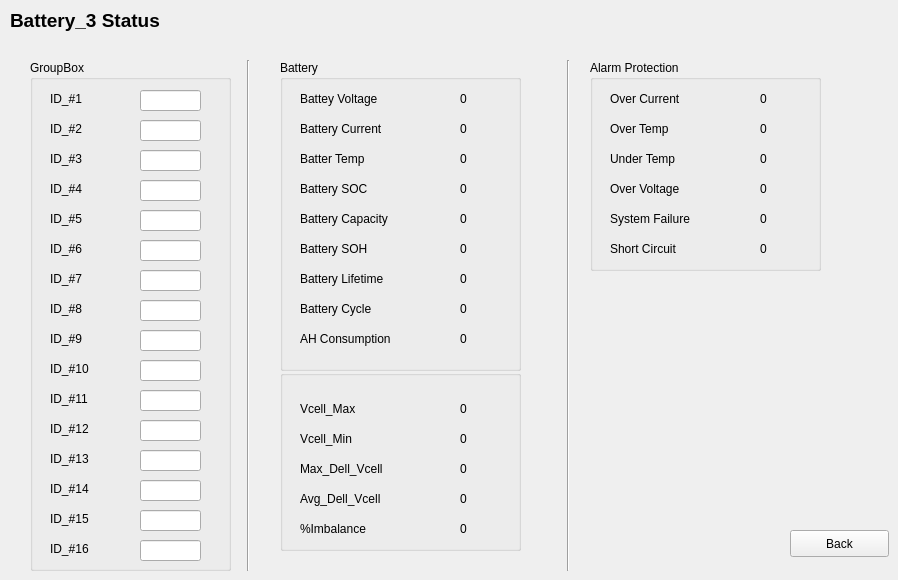
    <widget class="QWidget" name="page_4">
     <widget class="QPushButton" name="pushButton_4">
      <property name="geometry">
       <rect>
        <x>790</x>
        <y>530</y>
        <width>99</width>
        <height>27</height>
       </rect>
      </property>
      <property name="text">
       <string>Back</string>
      </property>
     </widget>
     <widget class="QLabel" name="label_127">
      <property name="geometry">
       <rect>
        <x>10</x>
        <y>10</y>
        <width>161</width>
        <height>21</height>
       </rect>
      </property>
      <property name="font">
       <font>
        <pointsize>14</pointsize>
        <weight>75</weight>
        <bold>true</bold>
       </font>
      </property>
      <property name="text">
       <string>Battery_3 Status</string>
      </property>
     </widget>
     <widget class="Line" name="line_6">
      <property name="geometry">
       <rect>
        <x>560</x>
        <y>60</y>
        <width>16</width>
        <height>511</height>
       </rect>
      </property>
      <property name="orientation">
       <enum>Qt::Vertical</enum>
      </property>
     </widget>
     <widget class="QGroupBox" name="groupBox_19">
      <property name="geometry">
       <rect>
        <x>30</x>
        <y>60</y>
        <width>201</width>
        <height>511</height>
       </rect>
      </property>
      <property name="title">
       <string>GroupBox</string>
      </property>
      <widget class="QLabel" name="label_133">
       <property name="geometry">
        <rect>
         <x>20</x>
         <y>30</y>
         <width>121</width>
         <height>17</height>
        </rect>
       </property>
       <property name="text">
        <string>ID_#1</string>
       </property>
      </widget>
      <widget class="QLabel" name="label_134">
       <property name="geometry">
        <rect>
         <x>20</x>
         <y>60</y>
         <width>101</width>
         <height>17</height>
        </rect>
       </property>
       <property name="text">
        <string>ID_#2</string>
       </property>
      </widget>
      <widget class="QLabel" name="label_135">
       <property name="geometry">
        <rect>
         <x>20</x>
         <y>90</y>
         <width>111</width>
         <height>17</height>
        </rect>
       </property>
       <property name="text">
        <string>ID_#3</string>
       </property>
      </widget>
      <widget class="QLabel" name="label_136">
       <property name="geometry">
        <rect>
         <x>20</x>
         <y>120</y>
         <width>111</width>
         <height>17</height>
        </rect>
       </property>
       <property name="text">
        <string>ID_#4</string>
       </property>
      </widget>
      <widget class="QLabel" name="label_137">
       <property name="geometry">
        <rect>
         <x>20</x>
         <y>150</y>
         <width>121</width>
         <height>17</height>
        </rect>
       </property>
       <property name="text">
        <string>ID_#5</string>
       </property>
      </widget>
      <widget class="QLabel" name="label_138">
       <property name="geometry">
        <rect>
         <x>20</x>
         <y>180</y>
         <width>121</width>
         <height>17</height>
        </rect>
       </property>
       <property name="text">
        <string>ID_#6</string>
       </property>
      </widget>
      <widget class="QLabel" name="label_139">
       <property name="geometry">
        <rect>
         <x>20</x>
         <y>210</y>
         <width>121</width>
         <height>17</height>
        </rect>
       </property>
       <property name="text">
        <string>ID_#7</string>
       </property>
      </widget>
      <widget class="QLabel" name="label_140">
       <property name="geometry">
        <rect>
         <x>20</x>
         <y>240</y>
         <width>121</width>
         <height>17</height>
        </rect>
       </property>
       <property name="text">
        <string>ID_#8</string>
       </property>
      </widget>
      <widget class="QLabel" name="label_141">
       <property name="geometry">
        <rect>
         <x>20</x>
         <y>270</y>
         <width>121</width>
         <height>17</height>
        </rect>
       </property>
       <property name="text">
        <string>ID_#9</string>
       </property>
      </widget>
      <widget class="QLabel" name="label_142">
       <property name="geometry">
        <rect>
         <x>20</x>
         <y>300</y>
         <width>121</width>
         <height>17</height>
        </rect>
       </property>
       <property name="text">
        <string>ID_#10</string>
       </property>
      </widget>
      <widget class="QLabel" name="label_143">
       <property name="geometry">
        <rect>
         <x>20</x>
         <y>330</y>
         <width>121</width>
         <height>17</height>
        </rect>
       </property>
       <property name="text">
        <string>ID_#11</string>
       </property>
      </widget>
      <widget class="QLabel" name="label_144">
       <property name="geometry">
        <rect>
         <x>20</x>
         <y>390</y>
         <width>121</width>
         <height>17</height>
        </rect>
       </property>
       <property name="text">
        <string>ID_#13</string>
       </property>
      </widget>
      <widget class="QLabel" name="label_145">
       <property name="geometry">
        <rect>
         <x>20</x>
         <y>360</y>
         <width>121</width>
         <height>17</height>
        </rect>
       </property>
       <property name="text">
        <string>ID_#12</string>
       </property>
      </widget>
      <widget class="QLabel" name="label_146">
       <property name="geometry">
        <rect>
         <x>20</x>
         <y>420</y>
         <width>121</width>
         <height>17</height>
        </rect>
       </property>
       <property name="text">
        <string>ID_#14</string>
       </property>
      </widget>
      <widget class="QLabel" name="label_147">
       <property name="geometry">
        <rect>
         <x>20</x>
         <y>450</y>
         <width>121</width>
         <height>17</height>
        </rect>
       </property>
       <property name="text">
        <string>ID_#15</string>
       </property>
      </widget>
      <widget class="QLabel" name="label_148">
       <property name="geometry">
        <rect>
         <x>20</x>
         <y>480</y>
         <width>121</width>
         <height>17</height>
        </rect>
       </property>
       <property name="text">
        <string>ID_#16</string>
       </property>
      </widget>
      <widget class="QLineEdit" name="bat_3_id_9">
       <property name="geometry">
        <rect>
         <x>110</x>
         <y>270</y>
         <width>61</width>
         <height>21</height>
        </rect>
       </property>
      </widget>
      <widget class="QLineEdit" name="bat_3_id_10">
       <property name="geometry">
        <rect>
         <x>110</x>
         <y>300</y>
         <width>61</width>
         <height>21</height>
        </rect>
       </property>
      </widget>
      <widget class="QLineEdit" name="bat_3_id_15">
       <property name="geometry">
        <rect>
         <x>110</x>
         <y>450</y>
         <width>61</width>
         <height>21</height>
        </rect>
       </property>
      </widget>
      <widget class="QLineEdit" name="bat_3_id_6">
       <property name="geometry">
        <rect>
         <x>110</x>
         <y>180</y>
         <width>61</width>
         <height>21</height>
        </rect>
       </property>
      </widget>
      <widget class="QLineEdit" name="bat_3_id_8">
       <property name="geometry">
        <rect>
         <x>110</x>
         <y>240</y>
         <width>61</width>
         <height>21</height>
        </rect>
       </property>
      </widget>
      <widget class="QLineEdit" name="bat_3_id_5">
       <property name="geometry">
        <rect>
         <x>110</x>
         <y>150</y>
         <width>61</width>
         <height>21</height>
        </rect>
       </property>
      </widget>
      <widget class="QLineEdit" name="bat_3_id_16">
       <property name="geometry">
        <rect>
         <x>110</x>
         <y>480</y>
         <width>61</width>
         <height>21</height>
        </rect>
       </property>
      </widget>
      <widget class="QLineEdit" name="bat_3_id_11">
       <property name="geometry">
        <rect>
         <x>110</x>
         <y>330</y>
         <width>61</width>
         <height>21</height>
        </rect>
       </property>
      </widget>
      <widget class="QLineEdit" name="bat_3_id_12">
       <property name="geometry">
        <rect>
         <x>110</x>
         <y>360</y>
         <width>61</width>
         <height>21</height>
        </rect>
       </property>
      </widget>
      <widget class="QLineEdit" name="bat_3_id_1">
       <property name="geometry">
        <rect>
         <x>110</x>
         <y>30</y>
         <width>61</width>
         <height>21</height>
        </rect>
       </property>
      </widget>
      <widget class="QLineEdit" name="bat_3_id_13">
       <property name="geometry">
        <rect>
         <x>110</x>
         <y>390</y>
         <width>61</width>
         <height>21</height>
        </rect>
       </property>
      </widget>
      <widget class="QLineEdit" name="bat_3_id_2">
       <property name="geometry">
        <rect>
         <x>110</x>
         <y>60</y>
         <width>61</width>
         <height>21</height>
        </rect>
       </property>
      </widget>
      <widget class="QLineEdit" name="bat_3_id_14">
       <property name="geometry">
        <rect>
         <x>110</x>
         <y>420</y>
         <width>61</width>
         <height>21</height>
        </rect>
       </property>
      </widget>
      <widget class="QLineEdit" name="bat_3_id_4">
       <property name="geometry">
        <rect>
         <x>110</x>
         <y>120</y>
         <width>61</width>
         <height>21</height>
        </rect>
       </property>
      </widget>
      <widget class="QLineEdit" name="bat_3_id_3">
       <property name="geometry">
        <rect>
         <x>110</x>
         <y>90</y>
         <width>61</width>
         <height>21</height>
        </rect>
       </property>
      </widget>
      <widget class="QLineEdit" name="bat_3_id_7">
       <property name="geometry">
        <rect>
         <x>110</x>
         <y>210</y>
         <width>61</width>
         <height>21</height>
        </rect>
       </property>
      </widget>
     </widget>
     <widget class="Line" name="line_7">
      <property name="geometry">
       <rect>
        <x>240</x>
        <y>60</y>
        <width>16</width>
        <height>511</height>
       </rect>
      </property>
      <property name="orientation">
       <enum>Qt::Vertical</enum>
      </property>
     </widget>
     <widget class="QGroupBox" name="groupBox_57">
      <property name="geometry">
       <rect>
        <x>590</x>
        <y>60</y>
        <width>231</width>
        <height>211</height>
       </rect>
      </property>
      <property name="title">
       <string>Alarm Protection</string>
      </property>
      <widget class="QLabel" name="label_629">
       <property name="geometry">
        <rect>
         <x>20</x>
         <y>30</y>
         <width>121</width>
         <height>17</height>
        </rect>
       </property>
       <property name="text">
        <string>Over Current</string>
       </property>
      </widget>
      <widget class="QLabel" name="label_630">
       <property name="geometry">
        <rect>
         <x>20</x>
         <y>60</y>
         <width>101</width>
         <height>17</height>
        </rect>
       </property>
       <property name="text">
        <string>Over Temp</string>
       </property>
      </widget>
      <widget class="QLabel" name="label_631">
       <property name="geometry">
        <rect>
         <x>20</x>
         <y>90</y>
         <width>111</width>
         <height>17</height>
        </rect>
       </property>
       <property name="text">
        <string>Under Temp</string>
       </property>
      </widget>
      <widget class="QLabel" name="label_632">
       <property name="geometry">
        <rect>
         <x>20</x>
         <y>120</y>
         <width>111</width>
         <height>17</height>
        </rect>
       </property>
       <property name="text">
        <string>Over Voltage</string>
       </property>
      </widget>
      <widget class="QLabel" name="label_633">
       <property name="geometry">
        <rect>
         <x>20</x>
         <y>150</y>
         <width>121</width>
         <height>17</height>
        </rect>
       </property>
       <property name="text">
        <string>System Failure</string>
       </property>
      </widget>
      <widget class="QLabel" name="label_634">
       <property name="geometry">
        <rect>
         <x>20</x>
         <y>180</y>
         <width>121</width>
         <height>17</height>
        </rect>
       </property>
       <property name="text">
        <string>Short Circuit</string>
       </property>
      </widget>
      <widget class="QLabel" name="bat_3_over_temp">
       <property name="geometry">
        <rect>
         <x>170</x>
         <y>60</y>
         <width>41</width>
         <height>17</height>
        </rect>
       </property>
       <property name="text">
        <string>0</string>
       </property>
      </widget>
      <widget class="QLabel" name="bat_3_under_temp">
       <property name="geometry">
        <rect>
         <x>170</x>
         <y>90</y>
         <width>41</width>
         <height>17</height>
        </rect>
       </property>
       <property name="text">
        <string>0</string>
       </property>
      </widget>
      <widget class="QLabel" name="bat_3_system_failure">
       <property name="geometry">
        <rect>
         <x>170</x>
         <y>150</y>
         <width>41</width>
         <height>17</height>
        </rect>
       </property>
       <property name="text">
        <string>0</string>
       </property>
      </widget>
      <widget class="QLabel" name="bat_3_short_circuit">
       <property name="geometry">
        <rect>
         <x>170</x>
         <y>180</y>
         <width>41</width>
         <height>17</height>
        </rect>
       </property>
       <property name="text">
        <string>0</string>
       </property>
      </widget>
      <widget class="QLabel" name="bat_3_over_current">
       <property name="geometry">
        <rect>
         <x>170</x>
         <y>30</y>
         <width>41</width>
         <height>17</height>
        </rect>
       </property>
       <property name="text">
        <string>0</string>
       </property>
      </widget>
      <widget class="QLabel" name="bat_3_over_voltage">
       <property name="geometry">
        <rect>
         <x>170</x>
         <y>120</y>
         <width>41</width>
         <height>17</height>
        </rect>
       </property>
       <property name="text">
        <string>0</string>
       </property>
      </widget>
     </widget>
     <widget class="QGroupBox" name="groupBox_58">
      <property name="geometry">
       <rect>
        <x>280</x>
        <y>60</y>
        <width>241</width>
        <height>311</height>
       </rect>
      </property>
      <property name="title">
       <string>Battery</string>
      </property>
      <widget class="QLabel" name="label_641">
       <property name="geometry">
        <rect>
         <x>20</x>
         <y>30</y>
         <width>121</width>
         <height>17</height>
        </rect>
       </property>
       <property name="text">
        <string>Battey Voltage</string>
       </property>
      </widget>
      <widget class="QLabel" name="label_642">
       <property name="geometry">
        <rect>
         <x>20</x>
         <y>60</y>
         <width>141</width>
         <height>17</height>
        </rect>
       </property>
       <property name="text">
        <string>Battery Current</string>
       </property>
      </widget>
      <widget class="QLabel" name="label_643">
       <property name="geometry">
        <rect>
         <x>20</x>
         <y>90</y>
         <width>111</width>
         <height>17</height>
        </rect>
       </property>
       <property name="text">
        <string>Batter Temp</string>
       </property>
      </widget>
      <widget class="QLabel" name="label_644">
       <property name="geometry">
        <rect>
         <x>20</x>
         <y>120</y>
         <width>111</width>
         <height>17</height>
        </rect>
       </property>
       <property name="text">
        <string>Battery SOC</string>
       </property>
      </widget>
      <widget class="QLabel" name="label_645">
       <property name="geometry">
        <rect>
         <x>20</x>
         <y>150</y>
         <width>141</width>
         <height>17</height>
        </rect>
       </property>
       <property name="text">
        <string>Battery Capacity</string>
       </property>
      </widget>
      <widget class="QLabel" name="label_646">
       <property name="geometry">
        <rect>
         <x>20</x>
         <y>180</y>
         <width>141</width>
         <height>17</height>
        </rect>
       </property>
       <property name="text">
        <string>Battery SOH</string>
       </property>
      </widget>
      <widget class="QLabel" name="label_647">
       <property name="geometry">
        <rect>
         <x>20</x>
         <y>210</y>
         <width>141</width>
         <height>17</height>
        </rect>
       </property>
       <property name="text">
        <string>Battery Lifetime</string>
       </property>
      </widget>
      <widget class="QLabel" name="label_648">
       <property name="geometry">
        <rect>
         <x>20</x>
         <y>240</y>
         <width>141</width>
         <height>17</height>
        </rect>
       </property>
       <property name="text">
        <string>Battery Cycle</string>
       </property>
      </widget>
      <widget class="QLabel" name="label_649">
       <property name="geometry">
        <rect>
         <x>20</x>
         <y>270</y>
         <width>141</width>
         <height>17</height>
        </rect>
       </property>
       <property name="text">
        <string>AH Consumption</string>
       </property>
      </widget>
      <widget class="QLabel" name="bat_3_current">
       <property name="geometry">
        <rect>
         <x>180</x>
         <y>60</y>
         <width>41</width>
         <height>17</height>
        </rect>
       </property>
       <property name="text">
        <string>0</string>
       </property>
      </widget>
      <widget class="QLabel" name="bat_3_temp">
       <property name="geometry">
        <rect>
         <x>180</x>
         <y>90</y>
         <width>41</width>
         <height>17</height>
        </rect>
       </property>
       <property name="text">
        <string>0</string>
       </property>
      </widget>
      <widget class="QLabel" name="bat_3_capacity">
       <property name="geometry">
        <rect>
         <x>180</x>
         <y>150</y>
         <width>41</width>
         <height>17</height>
        </rect>
       </property>
       <property name="text">
        <string>0</string>
       </property>
      </widget>
      <widget class="QLabel" name="bat_3_soh">
       <property name="geometry">
        <rect>
         <x>180</x>
         <y>180</y>
         <width>41</width>
         <height>17</height>
        </rect>
       </property>
       <property name="text">
        <string>0</string>
       </property>
      </widget>
      <widget class="QLabel" name="bat_3_voltage">
       <property name="geometry">
        <rect>
         <x>180</x>
         <y>30</y>
         <width>41</width>
         <height>17</height>
        </rect>
       </property>
       <property name="text">
        <string>0</string>
       </property>
      </widget>
      <widget class="QLabel" name="bat_3_soc">
       <property name="geometry">
        <rect>
         <x>180</x>
         <y>120</y>
         <width>41</width>
         <height>17</height>
        </rect>
       </property>
       <property name="text">
        <string>0</string>
       </property>
      </widget>
      <widget class="QLabel" name="bat_3_cycle">
       <property name="geometry">
        <rect>
         <x>180</x>
         <y>240</y>
         <width>41</width>
         <height>17</height>
        </rect>
       </property>
       <property name="text">
        <string>0</string>
       </property>
      </widget>
      <widget class="QLabel" name="bat_3_consumption">
       <property name="geometry">
        <rect>
         <x>180</x>
         <y>270</y>
         <width>41</width>
         <height>17</height>
        </rect>
       </property>
       <property name="text">
        <string>0</string>
       </property>
      </widget>
      <widget class="QLabel" name="bat_3_lifetime">
       <property name="geometry">
        <rect>
         <x>180</x>
         <y>210</y>
         <width>41</width>
         <height>17</height>
        </rect>
       </property>
       <property name="text">
        <string>0</string>
       </property>
      </widget>
     </widget>
     <widget class="QGroupBox" name="groupBox_59">
      <property name="geometry">
       <rect>
        <x>280</x>
        <y>370</y>
        <width>241</width>
        <height>181</height>
       </rect>
      </property>
      <property name="title">
       <string/>
      </property>
      <widget class="QLabel" name="label_659">
       <property name="geometry">
        <rect>
         <x>20</x>
         <y>30</y>
         <width>121</width>
         <height>17</height>
        </rect>
       </property>
       <property name="text">
        <string>Vcell_Max</string>
       </property>
      </widget>
      <widget class="QLabel" name="label_660">
       <property name="geometry">
        <rect>
         <x>20</x>
         <y>60</y>
         <width>101</width>
         <height>17</height>
        </rect>
       </property>
       <property name="text">
        <string>Vcell_Min</string>
       </property>
      </widget>
      <widget class="QLabel" name="label_661">
       <property name="geometry">
        <rect>
         <x>20</x>
         <y>90</y>
         <width>111</width>
         <height>17</height>
        </rect>
       </property>
       <property name="text">
        <string>Max_Dell_Vcell</string>
       </property>
      </widget>
      <widget class="QLabel" name="label_662">
       <property name="geometry">
        <rect>
         <x>20</x>
         <y>120</y>
         <width>111</width>
         <height>17</height>
        </rect>
       </property>
       <property name="text">
        <string>Avg_Dell_Vcell</string>
       </property>
      </widget>
      <widget class="QLabel" name="label_663">
       <property name="geometry">
        <rect>
         <x>20</x>
         <y>150</y>
         <width>121</width>
         <height>17</height>
        </rect>
       </property>
       <property name="text">
        <string>%Imbalance</string>
       </property>
      </widget>
      <widget class="QLabel" name="bat_3_vcell_max">
       <property name="geometry">
        <rect>
         <x>180</x>
         <y>30</y>
         <width>41</width>
         <height>17</height>
        </rect>
       </property>
       <property name="text">
        <string>0</string>
       </property>
      </widget>
      <widget class="QLabel" name="bat_3_vcell_min">
       <property name="geometry">
        <rect>
         <x>180</x>
         <y>60</y>
         <width>41</width>
         <height>17</height>
        </rect>
       </property>
       <property name="text">
        <string>0</string>
       </property>
      </widget>
      <widget class="QLabel" name="bat_3_avg_dell_vcell">
       <property name="geometry">
        <rect>
         <x>180</x>
         <y>120</y>
         <width>41</width>
         <height>17</height>
        </rect>
       </property>
       <property name="text">
        <string>0</string>
       </property>
      </widget>
      <widget class="QLabel" name="bat_3_imbalance">
       <property name="geometry">
        <rect>
         <x>180</x>
         <y>150</y>
         <width>41</width>
         <height>17</height>
        </rect>
       </property>
       <property name="text">
        <string>0</string>
       </property>
      </widget>
      <widget class="QLabel" name="bat_3_max_dell_vcell">
       <property name="geometry">
        <rect>
         <x>180</x>
         <y>90</y>
         <width>41</width>
         <height>17</height>
        </rect>
       </property>
       <property name="text">
        <string>0</string>
       </property>
      </widget>
     </widget>
    </widget>
